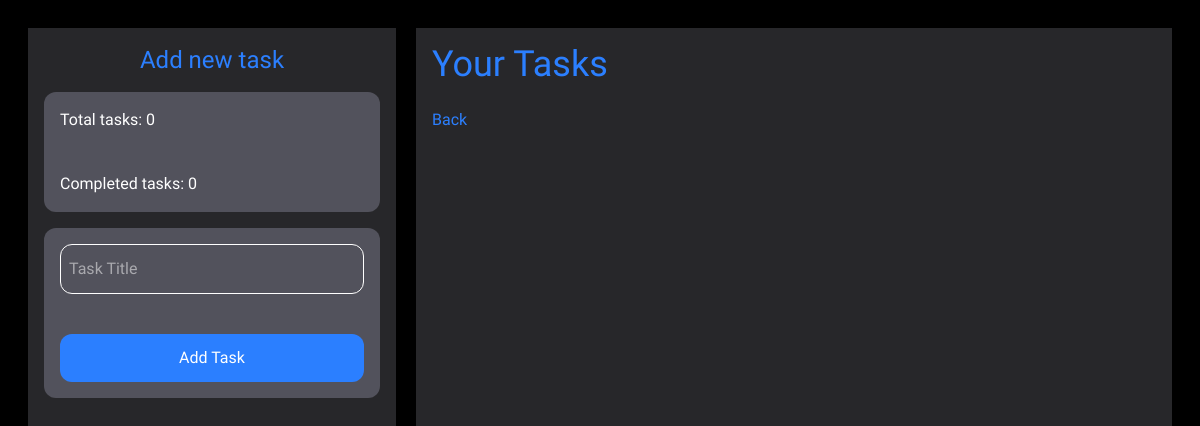
The page /tasks (signed in) on the database as committed earlier.
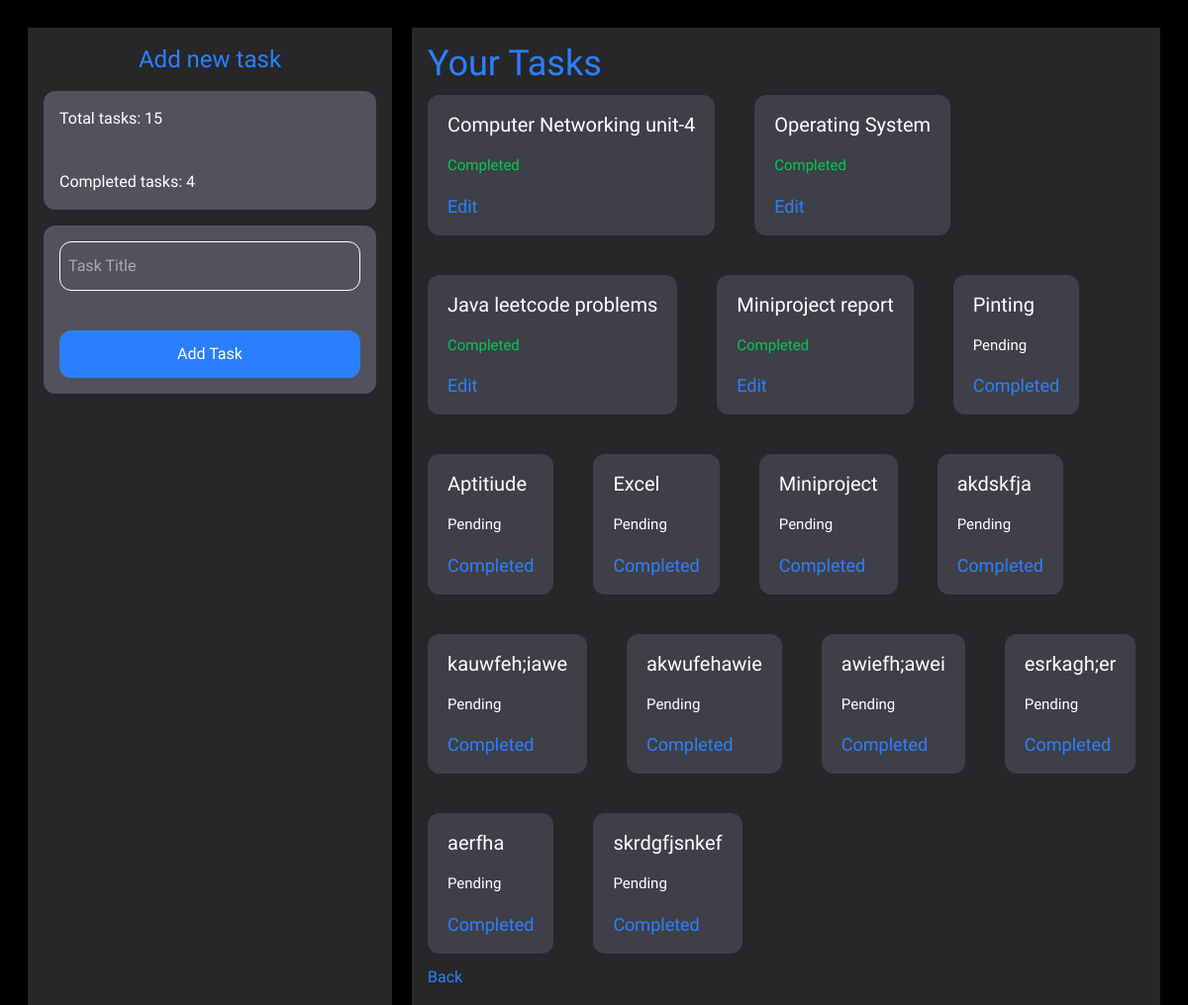
The same page on the database as committed later.
### tables this page shows
CREATE TABLE tasks(
              id INTEGER PRIMARY KEY AUTOINCREMENT,
              user_id INTEGER,
              title TEXT,
              deadline TEXT, 
              status TEXT
              );

### app.py (the view)
@app.route("/tasks")
def tasks():
    if "user_id" not in session:
        return redirect("/login")
    conn = get_db()
    tasks = conn.execute(
        "SELECT * FROM tasks WHERE user_id=? AND deadline=date('now')",
        (session["user_id"],)
    ).fetchall()
    total_tasks  = conn.execute(
        "SELECT COUNT(*) as count FROM tasks WHERE user_id=? AND deadline=date('now')",(session["user_id"],)
    ).fetchone()["count"]
    completed_tasks = conn.execute(
        "SELECT COUNT(*) as count FROM tasks WHERE user_id=? AND deadline=date('now') AND status='Completed'",
        (session["user_id"],)
    ).fetchone()["count"]
    conn.close()
    return render_template(
        "tasks.html",
        tasks=tasks,
        total_tasks=total_tasks,
        completed_tasks = completed_tasks
        )

### app.py (called while the page is built)
def get_db():
    conn = sqlite3.connect("planner.db")
    conn.row_factory = sqlite3.Row
    return conn

### templates/tasks.html (shortened to what this page needs)
<!DOCTYPE html>
<html>
<head>
      <script src="https://cdn.jsdelivr.net/npm/@tailwindcss/browser@4"></script>
</head>
<body>
    <div class="h-screen w-screen bg-black text-white p-7 grid grid-cols-6 gap-5">
        <div class="col-span-2 bg-zinc-800 flex flex-col p-4 gap-4">
            <h1 class="text-2xl text-blue-500 text-center">Add new task</h1>
            <div class="bg-zinc-600 flex flex-col gap-10 p-4 rounded-xl">
                    <h1>Total tasks: {{ total_tasks }}</h1>
                    <h2>Completed tasks: {{ completed_tasks }}</h2>
            </div>
            <form method="POST" action="/add_tasks" class="bg-zinc-600 flex flex-col gap-10 p-4 rounded-xl">
            <input type="text" name="title" class="border py-3 px-2 outline-none rounded-xl" placeholder="Task Title" required>
            <button type="submit" class="bg-blue-500 rounded-xl py-3">Add Task</button>
            </form>
</div>
    <div class="col-span-4 bg-zinc-800 p-4 flex flex-col gap-3">
        <h2 class="text-4xl text-blue-500">Your Tasks</h2>
    <ul class="flex flex-row flex-wrap gap-10">
        {% for task in tasks %}
            <div class="bg-zinc-700 py-4 px-5 rounded-xl flex flex-col gap-4">
                <h1 class="text-xl ">{{ task.title }}</h1>
                {% if task.status == "Pending" %}
                <p class="text-[15px]">{{ task.status }}</p>
                {% else %}
                <p class="text-[15px] text-green-500">{{ task.status }}</p>
                {% endif %}
                <div>
                    {% if task.status == "Pending" %}
                    <a href="/complete_task/{{ task.id }}" class="text-blue-500 text-[18px]">Completed</a>
                    {% else %}
                    <a href="/undo_task/{{ task.id }}" class="text-blue-500 text-[18px]">Edit</a>
                    {% endif %}
                </div>
            </div>
        {% endfor %}
    </ul>
    <a href="/home" class="text-blue-500">Back</a>
    </div>
    </div>
</body>
</html>

### templates/tasks.html (style rules this page uses)
body,html { font-family: "Funnel Sans", sans-serif; }

Rows that differ between the two databases and show on the page:
added tasks: title "Computer Networking unit-4", status "Completed"
added tasks: title "Operating System", status "Completed"
added tasks: title "Java leetcode problems", status "Completed"
added tasks: title "Miniproject report", status "Completed"
added tasks: title "Pinting", status "Pending"
added tasks: title "Aptitiude", status "Pending"
added tasks: title "Excel", status "Pending"
added tasks: title "Miniproject", status "Pending"
added tasks: title "akdskfja", status "Pending"
added tasks: title "kauwfeh;iawe", status "Pending"
added tasks: title "akwufehawie", status "Pending"
added tasks: title "awiefh;awei", status "Pending"
added tasks: title "esrkagh;er", status "Pending"
added tasks: title "aerfha", status "Pending"
added tasks: title "skrdgfjsnkef", status "Pending"
Other text that changed with them:
{{ total_tasks }}: "0" → "15"
{{ completed_tasks }}: "0" → "4"
